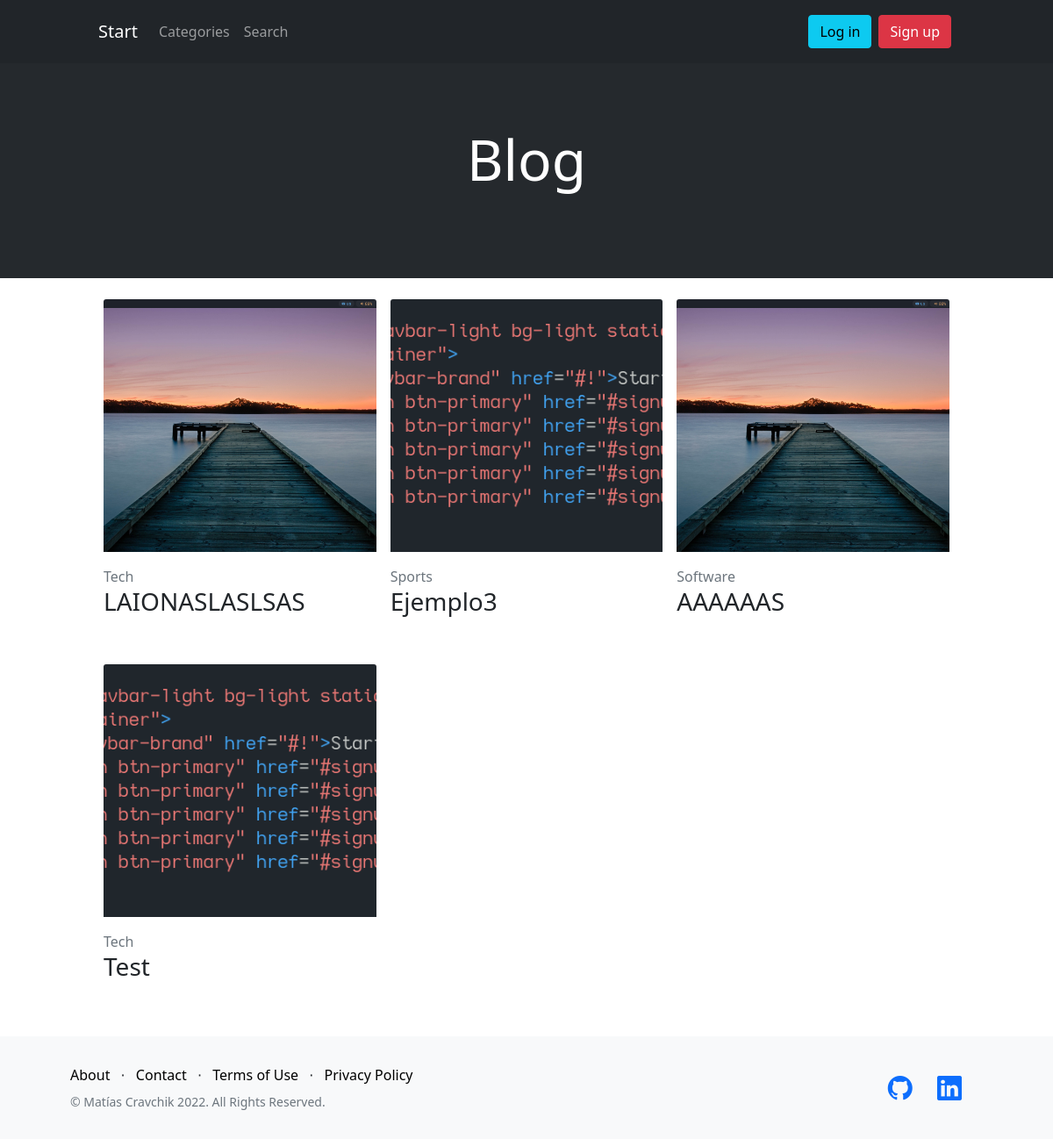
Screenshot of /blog/ with the database file from the repository.
### blog/models.py (models this page shows, shortened)
class Post(models.Model):
    title = models.CharField(max_length=200)
    subtitle = models.CharField(max_length=200)
    date = models.DateTimeField(auto_now_add=True)
    content = RichTextField()
    image = models.ImageField(upload_to=custom_upload_to, blank=True)
    user = models.ForeignKey(User, on_delete=CASCADE)
    tags = models.ManyToManyField("Tag", blank=True)
    category = models.ForeignKey(Category, on_delete=CASCADE)
    class Meta:
        verbose_name = "post"
        verbose_name_plural = "posts"
        ordering = ["date", "title"]

class Category(models.Model):
    name = models.CharField(max_length=40)
    def __str__(self):
        return self.name
    class Meta:
        verbose_name_plural = "categories"

### blog/views.py (the view)
# urls.py: path("", views.index, name="Home"),
def index(request):
    posts = Post.objects.all().order_by("-date")
    return render(
        request,
        "blog/index.html",
        {"page": "Blog", "posts": posts},
    )

### accounts/context_processors/avatar.py (called while the page is built)
def avatar(request):
    if request.user.is_authenticated:
        return {
            "user_avatar": Profile.avatar_url(request.user)
        }
    else:
        return {}

### blog/templates/blog/index.html
{% extends 'layout.html' %}
{% load static %}
{% block header %}
<div class="bg-dark o-98 p-0 m-0">
    <h1 class="mb-5 mt-4 py-5 text-center text-white" style="font-size: 4rem;">{{ page }}</h1>
</div>
{% endblock header %}
{% block content %}
    {% if not posts %}
        <span class="text-center h6 d-block mt-3">
            {{ no_posts_message }}
        </span>
    {% else %}
        <div class="d-flex flex-row flex-wrap">
            {% for post in posts %}
                {% include 'blog/post_card.html' %}
            {% endfor %}
        </div>
    {% endif %}
{% endblock content %}

### blog/templates/blog/post_card.html (shortened to what this page needs)
<a class="col-lg-4 col-sm-6 col-12 mb-3 p-0 px-2"
   style="text-decoration: none; color: inherit;"
   href="{% url 'Post' post.id %}">
  <div class="h-100 post-card">
    <img src="{{ post.image.url }}" alt="post" class="w-100 card-img-top post-image" />
    <div class="post-body d-flex flex-column justify-content-between">
      <div class="mt-3">
        <span class="text-muted">{{ post.category }}</span>
        <h3 class="">{{ post.title }}</h3>
      </div>
    </div>
  </div>
</a>

### DjangoBlog/static/styles.css (style rules this page uses)
:root { --main-color: rgb(121, 82, 179); --secondary-color: rgb(255, 228, 132); --secondary-color-light: rgba(255, 228, 132, 0.8); --danger-color: rgb(239, 145, 145); --danger-color-light: rgb(245, 158, 158); --color-dark: rgb(33, 37, 41); --bootstrap-primary-color: #0d6efd; }
.o-98 { opacity: 0.98; }
.post-card { min-width: 15rem; min-height: 20rem; cursor: pointer; overflow: hidden; }
.post-image { width: 100%; height: 18rem; object-fit: cover; transition: transform 300ms; }
.post-body { height: 7rem; }

### rows the page displays
Post: image (picture), category "Tech", title "LAIONASLASLSAS"
Post: image (picture), category "Sports", title "Ejemplo3"
Post: image (picture), category "Software", title "AAAAAAS"
Post: image (picture), category "Tech", title "Test"

### other values shown
{{ page }} "Blog"
